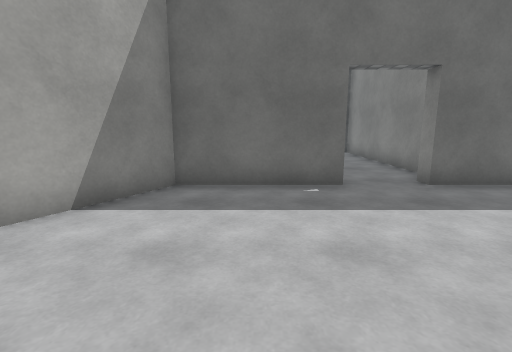
[1] (above)

16 first-person views from a walk through a Unity game level. The camera is 1.3 m above the floor, tilts 10° down and sees 85° across. The floor is counted in squares, 1 m on a side. Each view is taken from the middle of a square. On the plan, view 1 faces up. The plan holds only what a view shows up to about 13 squares ahead; the rest is blank. The place goes on beyond the plan. The player character is not drawn. Surface patterns are stand-ins for the level's own textures.

[2]
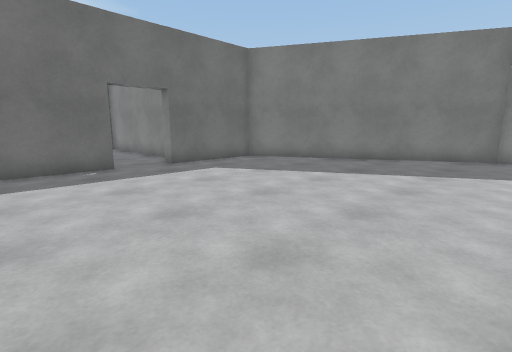

[3]
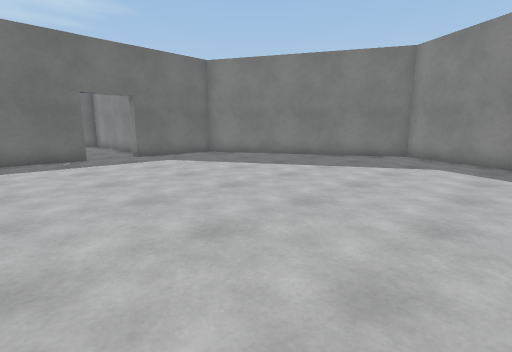

[4]
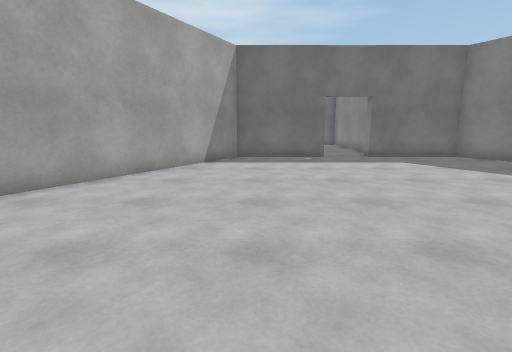

[5]
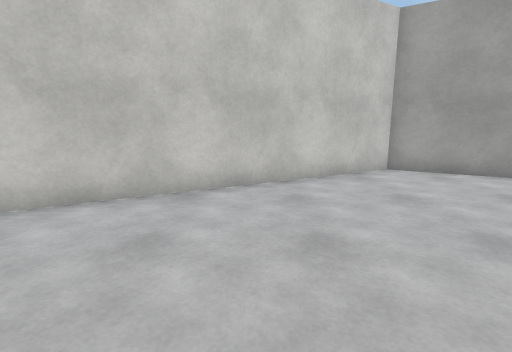

[6]
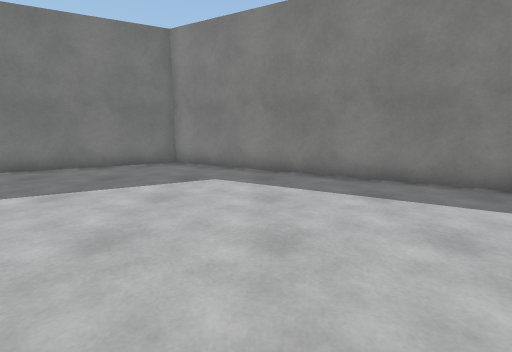

[7]
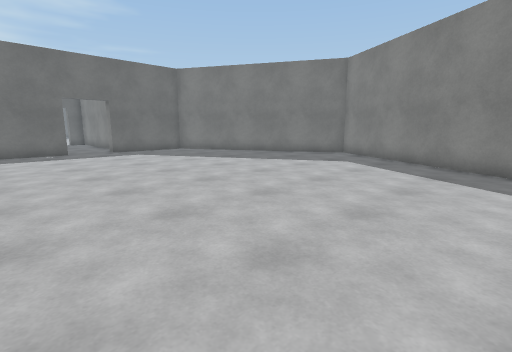

[8]
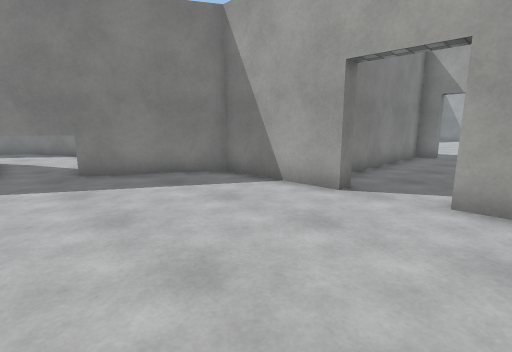

[9]
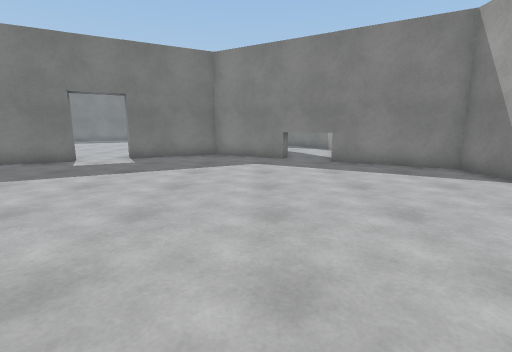

[10]
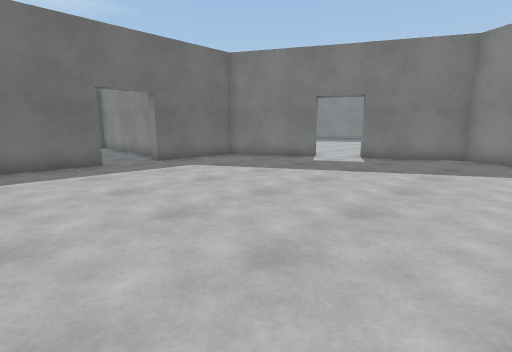

[11]
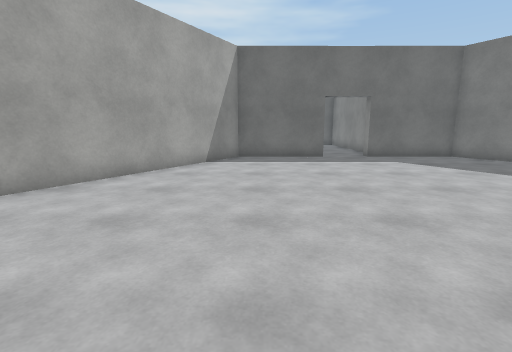

[12]
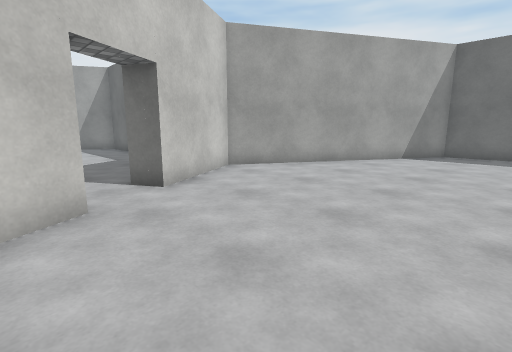

[13]
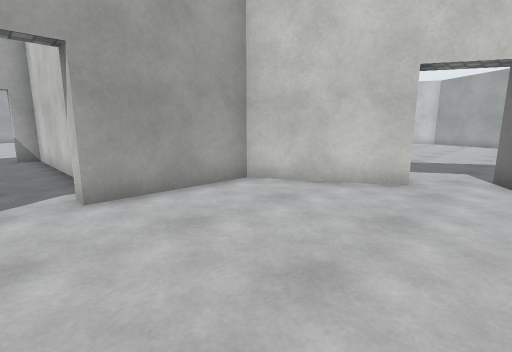

[14]
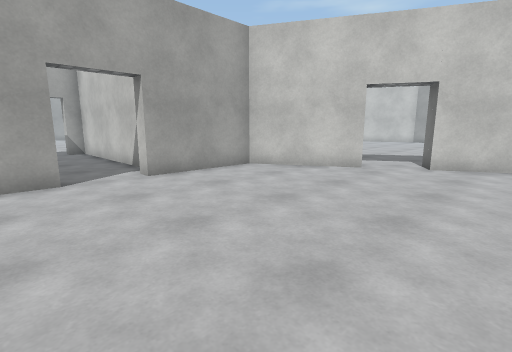

[15]
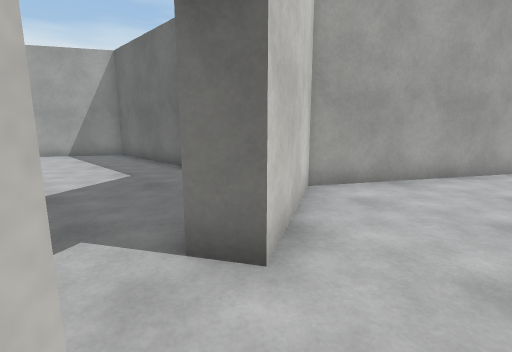

[16]
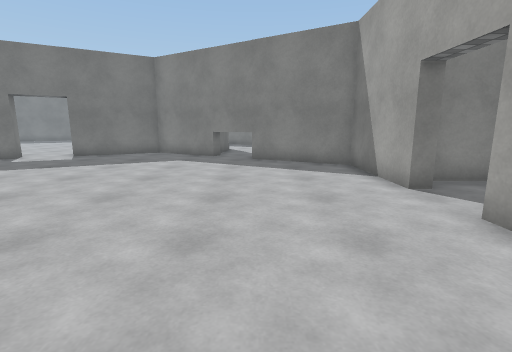

### Floor plan
Points are (right, up) in squares from view 1. A wall is a line through its corners. A room is listed if a view was taken in it or the views show most of it. See-through windows are left out.
Room 1 (views 1, 2, 3, 4, 5, 6, 7)
walls: (1.8, 6.2) (-1.8, 6.2) (-6.5, -2) (-2.4, -9.5); (7.9, -9.6) (12.2, -2.1) (7.7, 6.2) (3.8, 6.2)
ways out: opening at (3, 6.5) to room 2
Room 2 (views 8, 9, 10, 11, 12, 13, 14, 15, 16)
walls: (-3.7, 18.1) (-1.9, 14.8) (1.8, 14.8) (1.8, 14.2); (3.8, 14.2) (3.8, 14.8) (7.5, 14.8) (12.2, 22.9) (10.4, 26.1) (11.2, 26.6); (11, 19.6) (10.5, 19.9); (1.3, 13) (1.3, 6.7) (1.8, 6.7) (1.8, 6.2); (2, 31.3) (-1.8, 31.3) (-6.5, 23.1) (-4.7, 19.8); (10.3, 28.3) (9.5, 27.8) (7.6, 31.3) (3.9, 31.3); (3.8, 6.2) (3.8, 6.7) (4.6, 6.7) (4.6, 13.8)
ways out: opening at (3, 6.5) to room 1; opening at (-4, 19); opening at (11, 27)

Positions as (right, up) in squares from view 1, and headings:
1: (0, 0), facing up
2: (-1, -3), facing up-right
3: (-1, -6), facing up-right
4: (-1, -6), facing up
5: (2, -6), facing left
6: (2, -5), facing right
7: (-1, -9), facing up-right
8: (1, 20), facing down-right
9: (-1, 21), facing right
10: (-1, 21), facing up-right
11: (-1, 19), facing up
12: (1, 17), facing up-left
13: (3, 20), facing down-left
14: (5, 22), facing down-left
15: (-3, 18), facing up-left
16: (-2, 18), facing right
